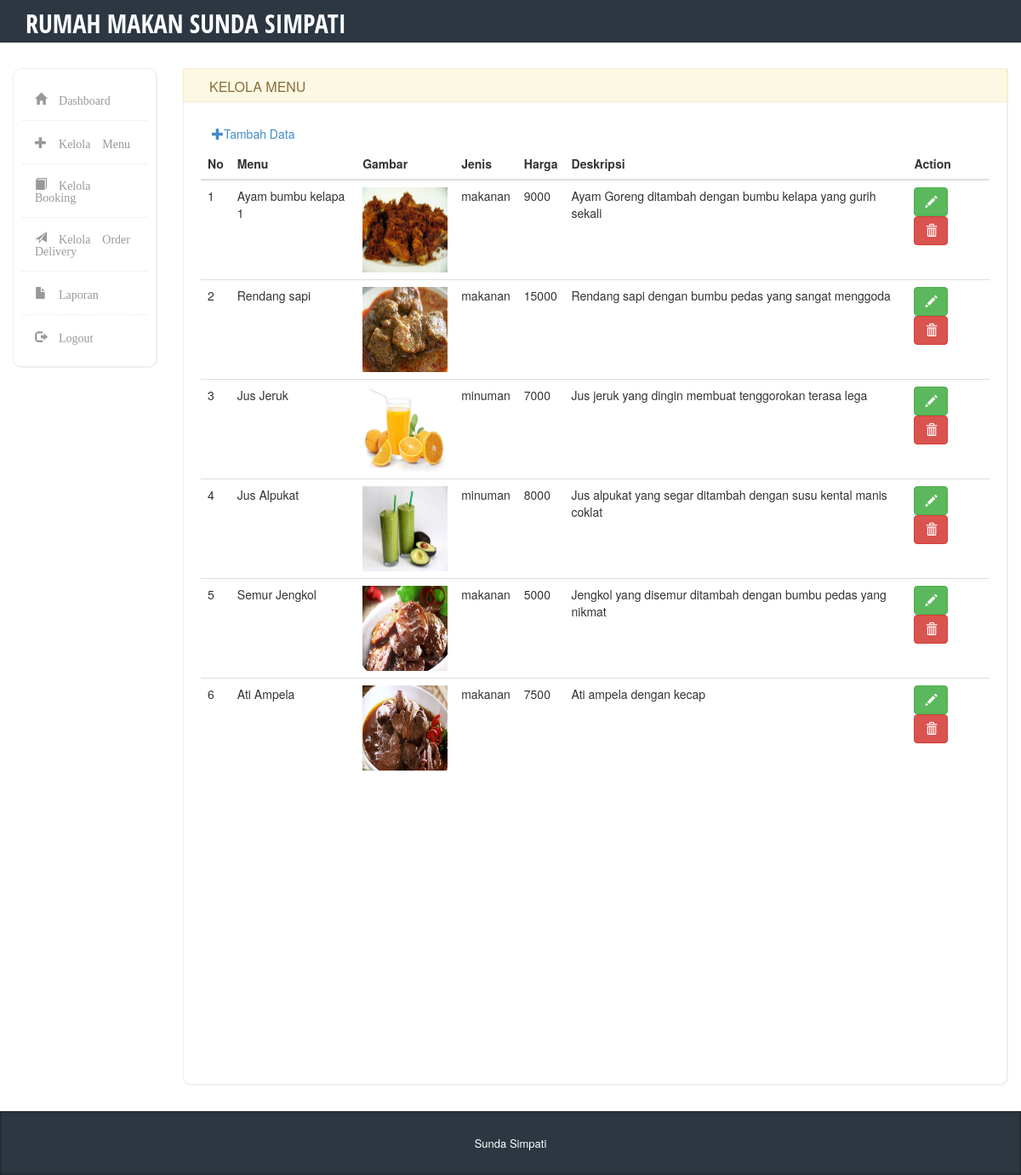
Screenshot of /index.php/menu/edit_data with the database file from the repository.
### tables this page shows
CREATE TABLE `menu` (
  `id_menu` int(11) NOT NULL,
  `nama_menu` varchar(80) NOT NULL,
  `gambar` varchar(150) NOT NULL,
  `jenis` varchar(200) NOT NULL,
  `harga_menu` varchar(90) NOT NULL,
  `deskripsi` varchar(300) NOT NULL
);

### application/controllers/menu.php (called while the page is built, shortened)
<?php
class Menu extends CI_Controller {
	function __construct()
	{
		$this->load->model('m_login');
		$this->load->model('m_menu');
	}
	function edit_data()
	{
		$config['upload_path'] = "./assets/uploads/";
		$config['allowed_types'] = 'jpg|jpeg|gif|png';
		$this->load->library('upload',$config);
		if(!$this->upload->do_upload())
		{
			$error = array('error' => $this->upload->display_errors(),
			'menu' => $this->m_menu->select());
			$this->load->view('header_admin');
			$this->load->view('navigation');
			$this->load->view('v_menu', $error);
			$this->load->view('modal', $error);
			$this->load->view('footer_admin');
		}
	}
}

### index.php (called while the page is built, shortened)
<?php
require_once BASEPATH.'core/CodeIgniter.php';

### application/models/m_menu.php (called while the page is built, shortened)
<?php
class M_menu extends CI_Model {
	function __construct()
	{
		$this->table = "menu";
	}
	function select($where = null)
	{
		$query = $this->db->get($this->table);
		return $query->result_array();
	}
}

### application/views/v_menu.php (the view)
<div class="col-md-10">
	<div class="row">
		<div class="col-md-12 panel-warning">
		  	<div class="content-box-header panel-heading">
	  			<div class="panel-title">KELOLA MENU</div>
		  	</div>
		  	<div class="content-box-large box-with-header">
				<button type="button" class="btn btn-link" data-toggle="modal" data-target="#tambahModal">
				<span class="glyphicon glyphicon-plus"></span>Tambah Data</button><br>
				<?php
					if (count($menu)==0) {
				echo "Tidak ada data<br><br><br>";
				}else{
				?>
				<table class="table table-hover">
					<thead>
						<tr>
							<th>No</th>
							<th>Menu</th>
							<th>Gambar</th>
							<th>Jenis</th>
							<th>Harga</th>
							<th>Deskripsi</th>
							<th>Action</th>
						</tr>
					</thead>
					<tbody>
					<?php
						$i = 1;
						foreach ($menu as $key => $value) {
					?>
						<tr>
							<td><?php echo $i;?></td>
							<td><?php echo $value['nama_menu'];?></td>
							<td><img src="<?php echo $value['gambar'];?>" height="100px" width="100px"></td>
							<td><?php echo $value['jenis'];?></td>
							<td><?php echo $value['harga_menu'];?></td>
							<td><?php echo $value['deskripsi'];?></td>
						<td>
							<button type="button" class="btn btn-success tombol" data-toggle="modal" data-target="#editModal" data-id="<?php echo $value['id_menu'];?>" data-nama="<?php echo $value['nama_menu'];?>" data-harga="<?php echo $value['harga_menu'];?>" data-deskripsi="<?php echo $value['deskripsi'];?>" data-gambar="<?php echo $value['gambar'];?>"><span class="glyphicon glyphicon-pencil"></span></button>
							<button type="button" class="btn btn-danger tombol" data-toggle="modal" data-target="#deleteModal" data-id="<?php echo $value['id_menu'];?>" data-nama="<?php echo $value['nama_menu'];?>"><span class="glyphicon glyphicon-trash"></span></button>
						</td>
					</tr>
					<?php
					$i++;
						}
					}
					?>
					</tbody>
				</table>
				<br><br><br><br><br><br><br><br><br><br><br><br><br><br><br><br>
		</div>
	</div>
</div>
</div>
</div>
</div>

### assets/css/styles.css (style rules this page uses)
body { font-family: 'Open Sans', sans-serif; background-color: #f7f7f7; position: relative; margin: 0px; font-size: 12px; padding: 0px; }
.content-box, .content-box-large { margin-bottom:30px; background:#fff; border-radius:10px; padding:10px; border-left:1px solid #eee; border-top:1px solid #eee; border-right:2px solid #eee; border-bottom:2px solid #eee; }
.content-box-large { padding: 20px; }
.box-with-header { border-top: none; border-top-left-radius:0px; border-top-right-radius:0px; }
.content-box-header { min-height: 40px; font-size: 16px; background:#f5f5f5; border-top-left-radius:5px; border-top-right-radius:5px; padding:10px; border-left:1px solid #eee; border-top:1px solid #eee; border-right:2px solid #eee; }
.content-box-header:after { clear:both; }
.sidebar .nav > li > a { font-size: 14px; line-height: 20px; padding: 15px 15px; color: #999; display: block; font-weight:bold; background:none; text-decoration: none; border-top:0px; font-weight:bold; }
.sidebar .nav > li > a > i { margin-right:5px; }
body { background-color: #eff0f3; }
.panel-heading>.panel-title, .content-box-header .panel-title { float: left; padding: 10px 15px; padding-top: 0px; }

### rows the page displays
menu: nama_menu "Ayam bumbu kelapa 1", gambar (picture), jenis "makanan", harga_menu "9000", deskripsi "Ayam Goreng ditambah dengan bumbu kelapa yang gurih sekali"
menu: nama_menu "Rendang sapi", gambar (picture), jenis "makanan", harga_menu "15000", deskripsi "Rendang sapi dengan bumbu pedas yang sangat menggoda"
menu: nama_menu "Jus Jeruk", gambar (picture), jenis "minuman", harga_menu "7000", deskripsi "Jus jeruk yang dingin membuat tenggorokan terasa lega"
menu: nama_menu "Jus Alpukat", gambar (picture), jenis "minuman", harga_menu "8000", deskripsi "Jus alpukat yang segar ditambah dengan susu kental manis coklat"
menu: nama_menu "Semur Jengkol", gambar (picture), jenis "makanan", harga_menu "5000", deskripsi "Jengkol yang disemur ditambah dengan bumbu pedas yang nikmat"
menu: nama_menu "Ati Ampela", gambar (picture), jenis "makanan", harga_menu "7500", deskripsi "Ati ampela dengan kecap"

### other values shown
anchor('admin','<i class="glyphicon glyphicon-home"> Dashboard</i>') "Dashboard"
anchor('menu','<i class="glyphicon glyphicon-plus"> Kelola Menu</i>') "Kelola Menu"
anchor('laporan','<i class="glyphicon glyphicon-file"> Laporan</i>') "Laporan"
